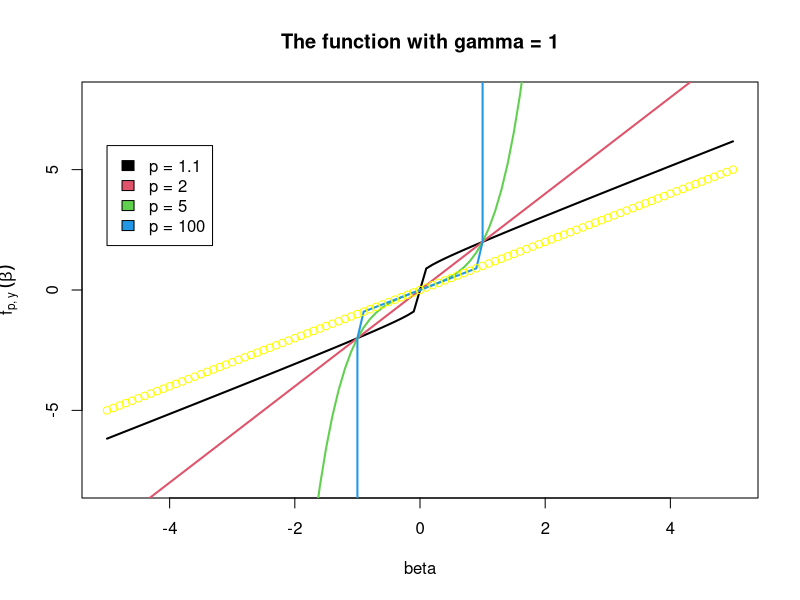
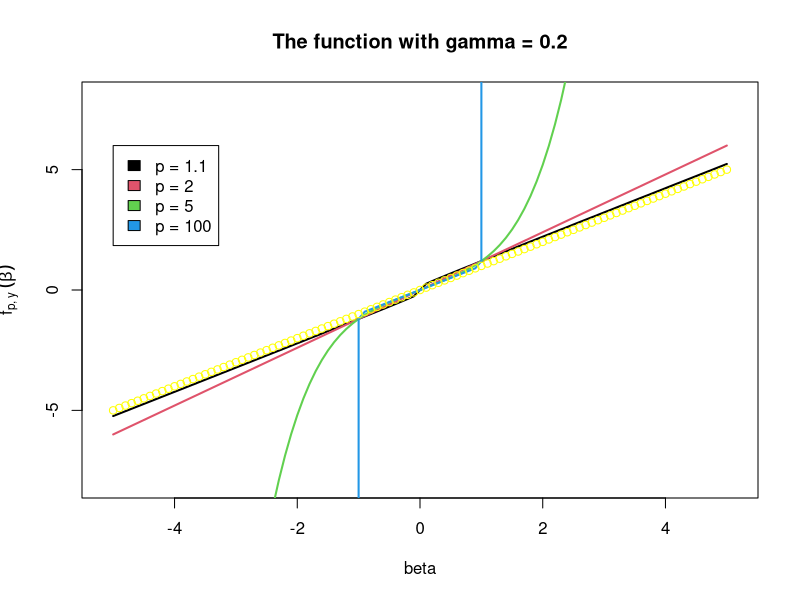
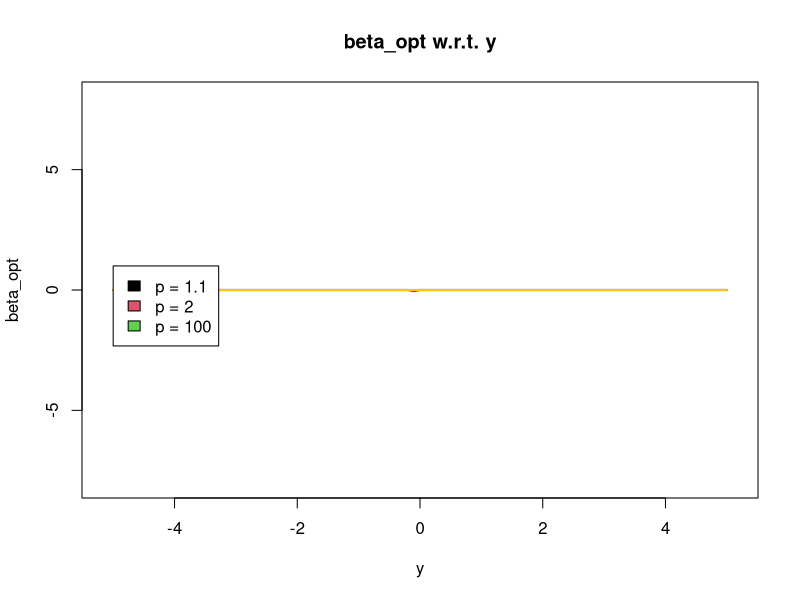

These figures' R source, in order:

 
 # plot the function f(B)
 
f = function(beta, gamma, p) {
    beta + gamma * sign(beta) * abs(beta) ^ (p-1)
}


beta = seq(-5, 5, length = 101)
gamma = 1
ps = c(1.1, 2, 5, 100)

# Plotting all the results for gamma = 1
first = TRUE
count = 1
for(p in ps){
  if(first){
    plot(beta, f(beta, gamma, p), type='l', col = count, ylim = c(-8, 8), xlim = c(-5, 5), 
         lwd = 2, main = 'The function with gamma = 1', ylab = expression("f"['p, y'] ~ (beta)))
    first = FALSE
  } else {
    lines(beta, f(beta, gamma, p), col = count, lwd = 2)
  }
  
  count = count + 1
}

legend(-5, 6,legend = c('p = 1.1', 'p = 2', 'p = 5', 'p = 100'), fill = 1:4)
points(beta, beta, col = 'yellow')

gamma = 0.2

# Plotting all the results for gamma = 0.2
first = TRUE
count = 1
for(p in ps){
  if(first){
    plot(beta, f(beta, gamma, p), type='l', col = count, ylim = c(-8, 8), xlim = c(-5.1, 5.1), 
         lwd = 2, main = 'The function with gamma = 0.2', ylab = expression("f"['p, y'] ~ (beta)))
    first = FALSE
  } else {
    lines(beta, f(beta, gamma, p), col = count, lwd = 2)
  }
  
  count = count + 1
}


legend(-5, 6,legend = c('p = 1.1', 'p = 2', 'p = 5', 'p = 100'), fill = 1:4)
points(beta, beta, col = 'yellow')


# Method for finding root of an expression
bisection_method= function(y, gamma, p, beta1, beta2, eps = 10^-10, max_iter = 1000) {
  
  # We want to find beta, s.t. f(beta) = y
  # f_bi - the function we want to use bisection method on
  f_bi = function(beta, y.=y, gamma.=gamma, p.=p){
    return(f(beta, gamma, p) - y)
  }
  
  # If one of the beta-values give 0, then we have the solution
  if (f_bi(beta1) * f_bi(beta2) == 0) {
    if (f_bi(beta1) == 0){
      beta1
    } else {
      beta2
    }
  }

  
  # If they have same sign, we are not guaranteed an 
  if (f_bi(beta1) * f_bi(beta2) > 0){
    stop('The initial guesses have the same sign of the function (not acceptable)')
  }

  converged = FALSE
  iter = 0
  while (!converged && iter < max_iter) {
    beta_mid = (beta1 + beta2) /2 
    
    # Checking if beta1, or beta2 should be updated, if opposite sign => keep them
    if (beta_mid * beta1 < 0){
      beta2 = beta_mid
    } else if (beta_mid * beta2 < 0) {
      beta1 = beta_mid
    } else {
      return(beta_mid)
    }
    
    
    # updating criterion of convergence 
    iter = iter + 1
    converged = abs(f_bi(beta_mid)) < eps
    
  }
  
  return(beta_mid)
}

# check the f_bi - function
# plot(beta, f_bi(beta, y, gamma, p), type = 'l')

# test bisection method
gamma = 1
ps = c(1.1, 2, 100)
y = seq(-5, 5, length = 101)

beta_init1 = -5
beta_init2 = 4.9

first = TRUE
for(p in ps){
  val = c()
  for (y_i in y){
    val = c(val, bisection_method(y_i, gamma, p, beta_init1, beta_init2))
  }
  
  if(first){
    plot(y, val, type='l', col = count, ylim = c(-8, 8), xlim = c(-5.1, 5.1), 
         lwd = 2, main = 'beta_opt w.r.t. y', xlab = 'y', ylab = 'beta_opt')
    first = FALSE
  } else {
    lines(y, val, col = count, lwd = 2)
  }
  
  count = count + 1
}


legend(-5, 1 ,legend = c('p = 1.1', 'p = 2', 'p = 100'), fill = 1:3)




# sparseData = read.table("data/sparseDataWithErrors.dat", header=T)

